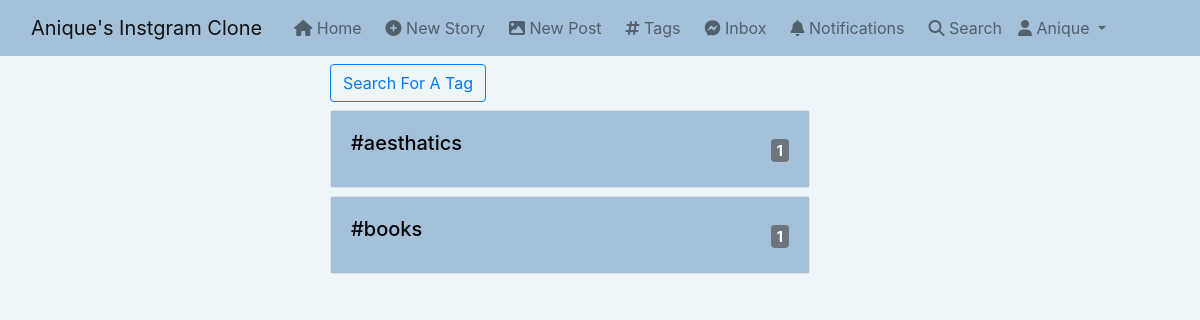
The app's page /tags (signed in), older data.
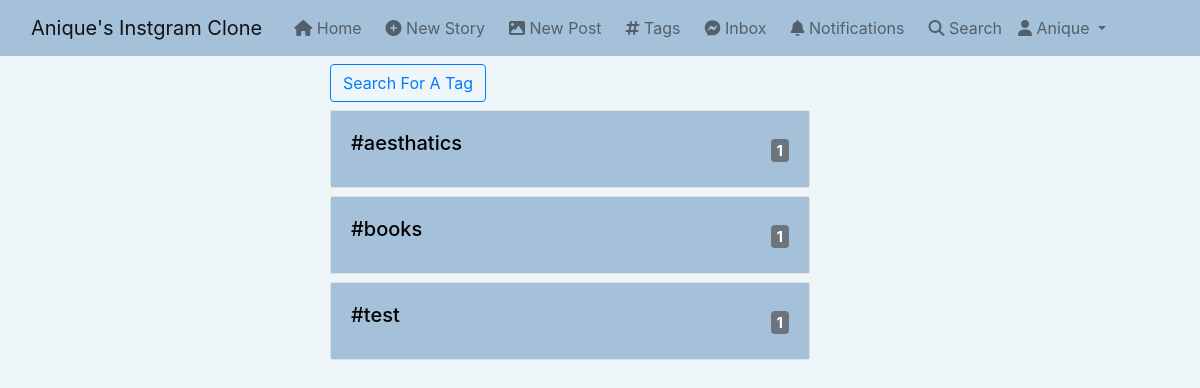
The same page, newer data.
### post/models.py (models this page shows, shortened)
class Tag(models.Model):
    title = models.CharField(max_length=50,verbose_name='Tag')
    slug = models.SlugField(blank=True)
    class Meta:
        verbose_name_plural='Tags'
    def __str__(self):
        return self.title
    def get_absolute_url(self):
        return reverse("tag_posts", args=[self.slug])

### post/views.py (the view)
# urls.py: path('tags',views.tags,name='tags'),
@login_required
def tags(request):
    tags = Tag.objects.all().annotate(posts_count=Count('tags')).order_by('-posts_count')
    context={
        "tags":tags,
    }
    return render(request,"post/tags.html",context)

### django_instagram_clone/templates/post/tags.html
{% extends 'base.html' %} {% block content %}
<div class="container">
  <div class="row">
    <div class="col-md-8 offset-md-3 mt-2">
      <a href="{% url 'search_tag' %}" class="btn btn-outline-primary mb-2">Search For A Tag</a>
      {% for tag in tags %} {% if tag.posts_count >= 1 %}
      <div class="card mb-2" style="width: 30rem">
        <div class="card-body" style="background-color: #a5c0d9">
          <a
            href="{{tag.get_absolute_url}}"
            style="text-decoration: none; color: black"
            ><h5 class="card-title">
              #{{tag}}<span class="badge bg-secondary float-right mt-2"
                >{{tag.posts_count}}</span
              >
            </h5></a
          >
        </div>
      </div>
      {% endif %} {% endfor %}
    </div>
  </div>
</div>
{% endblock content %}

Row changes from the older to the newer data that the page shows:
added Tag: title "test", posts_count "1"
